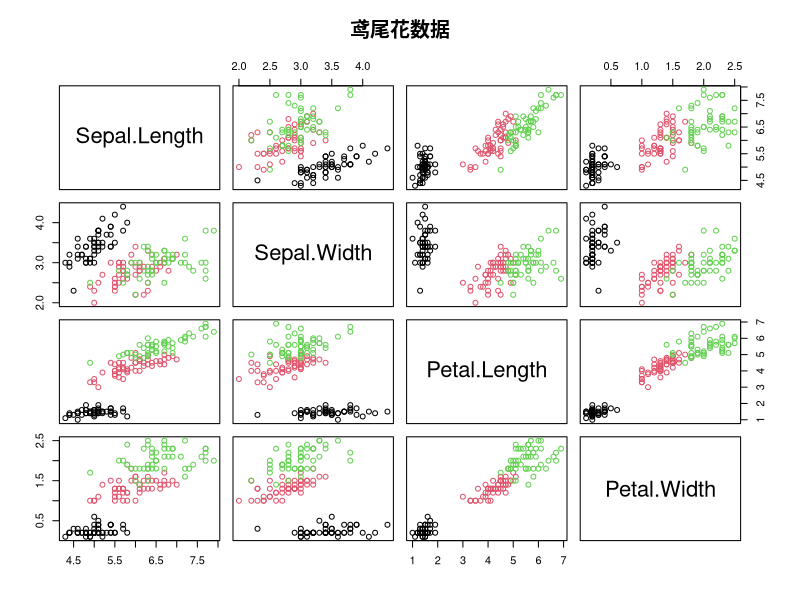

Generate this figure with R:
## ---- chunk 1
knitr::opts_chunk$set(collapse = TRUE,fig.showtext=TRUE)
## ---- chunk 2
plot(iris[,-5], col = iris$Species, main = '鸢尾花数据')
## ---- chunk 3
sessionInfo()
## ---- chunk 4
list.files(.libPaths())
